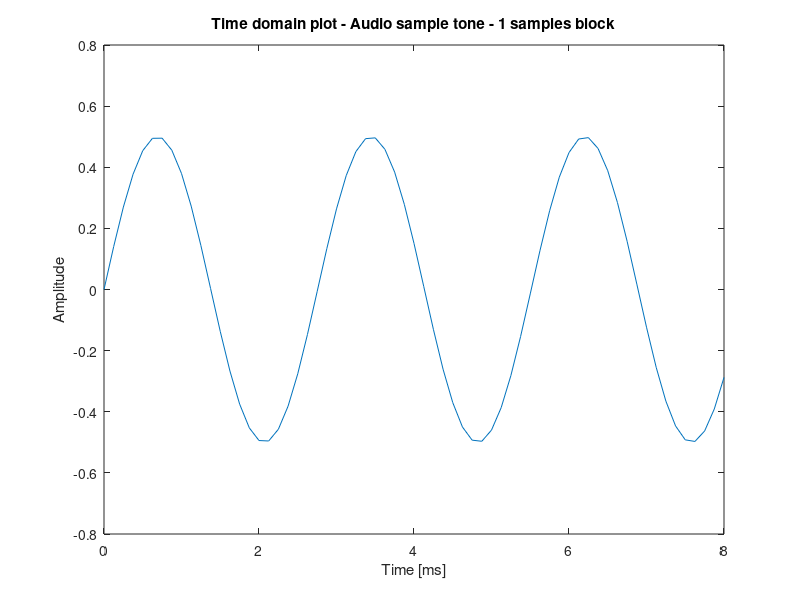
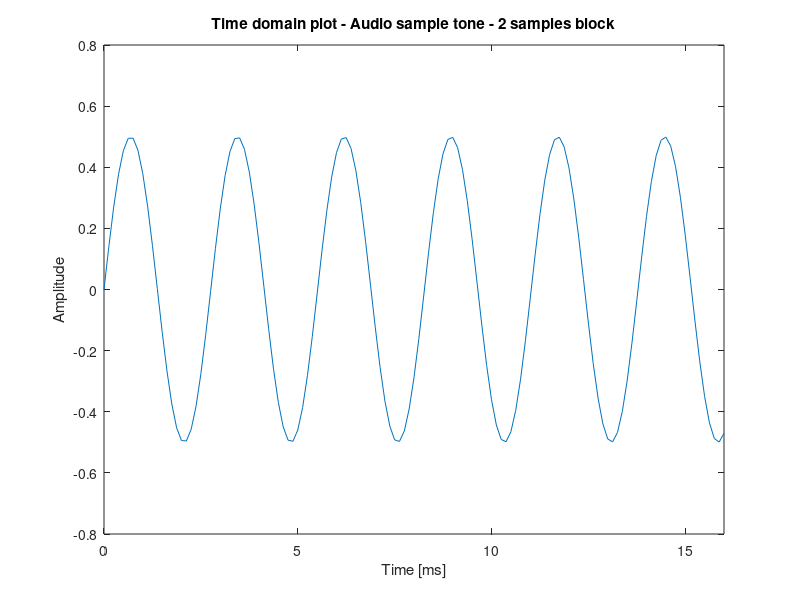

The MATLAB script that drew these images, in order:
% Name: Fabricio Quiros Corella
% Description: FFT proof-of-concept, test audio samples generated
% Date: 04/15/2018

% Definitios
int64 data1; % audio data samples
int64 data2;

% Retreiving the sample data from the audio file (Tone)
data1 = csvread('sample-data_tone_test_1.2.csv'); % 1 block of samples
data2 = csvread('sample-data_tone_test_1.3.csv'); % 2 block of samples

% Time domain plot settings - 1 samples blocks
sample_value_1 = data1(:,1);
time_ms_1 = data1(:,2);
figure 1;
plot(time_ms_1, sample_value_1);
title('Time domain plot - Audio sample tone - 1 samples block');
xlabel('Time [ms]');
ylabel("Amplitude");

% Time domain plot settings - 1 samples blocks
sample_value_2 = data2(:,1);
time_ms_2 = data2(:,2);
figure 2;
plot(time_ms_2, sample_value_2);
axis([0, 16]);
title('Time domain plot - Audio sample tone - 2 samples block');
xlabel('Time [ms]');
ylabel("Amplitude");